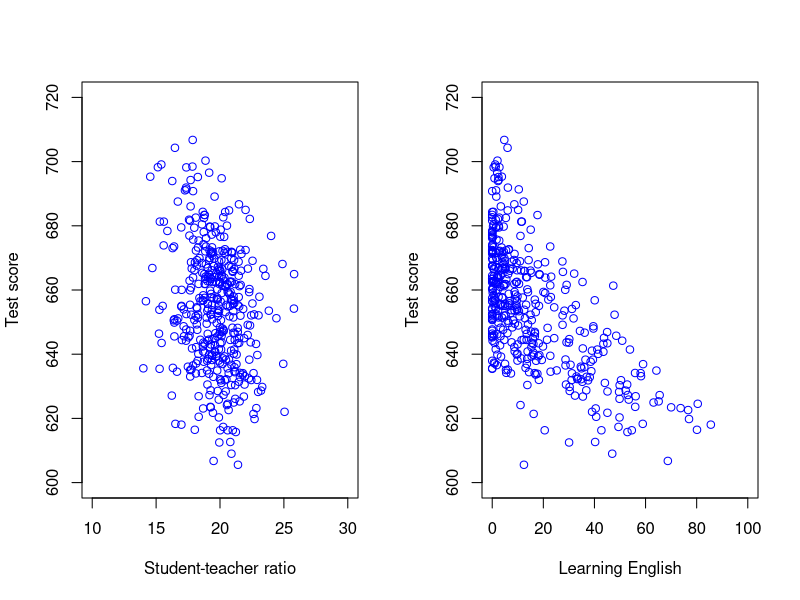
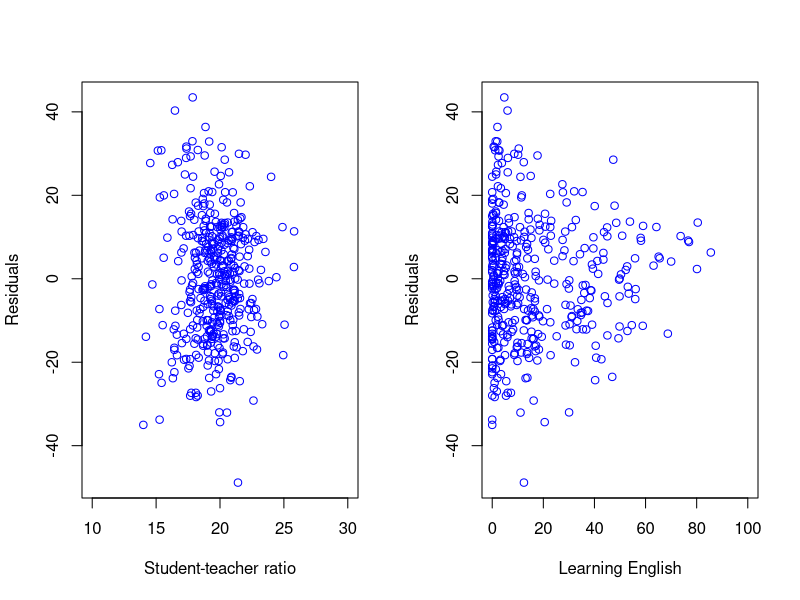
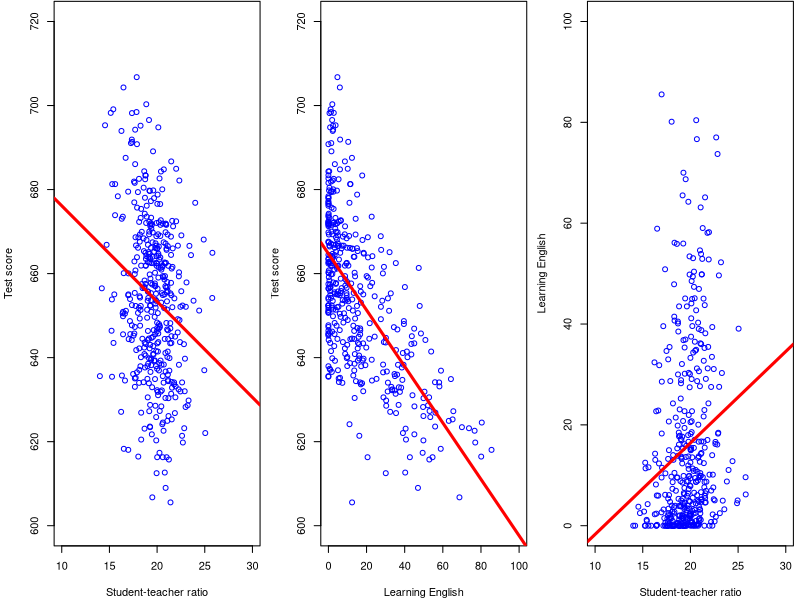

Write R code to recreate these figures, in order.
## ---- chunk 1
library(AER) # Load Applied Econometrics with R library
library(parameters) # Load parameters library 
data(CASchools) # Load CASchools data
# Generate a couple of useful variables
CASchools$STR <- CASchools$students/CASchools$teachers  # Student-teacher ratio
CASchools$Score <- (CASchools$read + CASchools$math)/2  # Student test score
## ---- chunk 2
# par() sets or query graphical parameters
par(mfrow=c(1,2)) # Set matrix with 1 row and 2 columns, then fill row-wise
# Plot 1 (row 1, col 1): scatter plot of Score against STR
plot(CASchools$STR,CASchools$Score,
     xlab = "Student-teacher ratio", # Label x-axis
     ylab = "Test score", # Label y-axis
     col = "blue", # Make the data points blue
     xlim = c(10, 30), # Range of x-values in plot
     ylim = c(600, 720)) # Range of y-values in plot
# Plot 2 (row 1, col 2): Scatter plot of English against Score
plot(CASchools$english,CASchools$Score,
     xlab = "Learning English", # Label x-axis
     ylab = "Test score", # Label y-axis
     col = "blue", # Make the data points blue
     xlim = c(0, 100), # Range of x-values in plot
     ylim = c(600, 720)) # Range of y-values in plot
## ---- chunk 3
# Use lm() to estimate Score = b0 + b1*STR + b2*english + u by OLS; 
# and assign output to multlm
lm1 <- lm(Score ~ STR + english, data = CASchools)
# Summarize multlm to print regression output to console
summary(lm1) 
## ---- chunk 4
# Check sum of residuals is zero
sum(lm1$residuals) # Print sum to console
# Check sum of residuals x STR is zero
c(sum(lm1$residuals * CASchools$STR),sum(lm1$residuals * CASchools$english)) # Print sums, put in vector using c(), to console
## ---- chunk 5
# par() sets or query graphical parameters
par(mfrow=c(1,2)) # Set matrix with 1 row and 2 columns, then fill row-wise
# Plot 1 (row 1, col 1): scatter plot of residuals against STR
plot(CASchools$STR,lm1$residuals,
     xlab = "Student-teacher ratio", # Label x-axis
     ylab = "Residuals", # Label y-axis
     col = "blue", # Make the data points blue
     xlim = c(10, 30)) # Range of x-values in plot
# Plot 2 (row 1, col 2): scatter plot of residuals against english
plot(CASchools$english,lm1$residuals,
     xlab = "Learning English", # Label x-axis
     ylab = "Residuals", # Label y-axis
     col = "blue", # Make the data points blue
     xlim = c(0, 100)) # Range of x-values in plot
## ---- chunk 6
# Compute robust standard errors and print output to console
parameters(lm1, robust = TRUE, vcov_type = "HC1")
## ---- chunk 7
# Estimate simple linear regressions by OLS
lm2 <- lm(Score ~ STR, data = CASchools) # Assign regression output to lm2 
lm3 <- lm(Score ~ english, data = CASchools) # Assign regression output to lm3 
lm4 <- lm(english ~ STR, data = CASchools) # Assign regression output to lm4
# par() sets or query graphical parameters
# Set matrix with 1 row and 3 columns, then fill row-wise
# mar sets plot margins
par(mfrow=c(1,3), mar = c(4.1,4.1,0.1,0.5)) 
plot(CASchools$STR,CASchools$Score,
     xlab = "Student-teacher ratio",
     ylab = "Test score",
     col = "blue",
     xlim = c(10, 30),
     ylim = c(600, 720))
abline(lm2,
       lwd = 3,
       col = "red")
plot(CASchools$english,CASchools$Score,
     xlab = "Learning English",
     ylab = "Test score",
     col = "blue",
     xlim = c(0, 100),
     ylim = c(600, 720))
abline(lm3,
       lwd = 3,
       col = "red")
plot(CASchools$STR,CASchools$english,
     xlab = "Student-teacher ratio",
     ylab = "Learning English",
     col = "blue",
     xlim = c(10, 30),
     ylim = c(0, 100))
abline(lm4,
       lwd = 3,
       col = "red")
## ---- chunk 8
# Estimate simple linear regression Score = b0 + b1*STR + u by OLS
lm2 <- lm(Score ~ STR, data = CASchools) # Assign regression output to lm2
# Compute robust standard errors and print output to console
parameters(lm2, robust = TRUE, vcov_type = "HC1")
## ---- chunk 9
# Compute robust standard errors and print output to console
parameters(lm1, robust = TRUE, vcov_type = "HC1")
# Use lm() to estimate Score = b0 + b1*STR + b2*english + b3*lunch + u by OLS; 
# and assign output to lm3
lm3 <- lm(Score ~ STR + english + lunch, data = CASchools)
# Compute robust standard errors and print output to console
parameters(lm3, robust = TRUE, vcov_type = "HC1")
